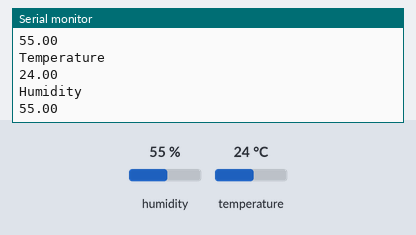
Simulated run of this sketch. Board: Arduino Uno, built with avr-gcc and run on an emulated ATmega328P. On the bench: the last lines printed to the serial monitor. The test bench sets the inputs (shaded band); at power-on: humidity 55 %, temperature 24 °C.

Above: at 2.8 s.
2.9 s: humidity set to 22 %
At 4.33 s:
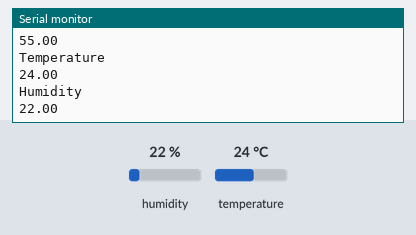
5.6 s: temperature set to 12 °C
At 6.34 s:
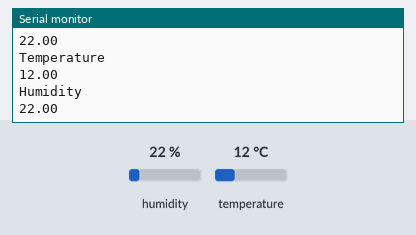
8.3 s: humidity set to 40 %
At 10.36 s:
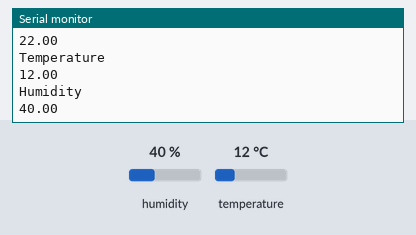
Timing chart, 0 to 11.9 s (numbered marks = the images above; inputs shaded):
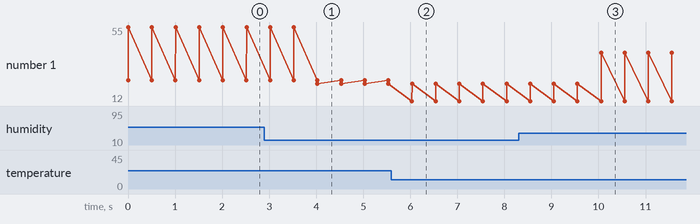

Measured:
- after the input at 2.9 s, the serial monitor: prints a new line after 1.1 s (image 1)
- after the input at 5.6 s, the serial monitor: prints a new line after 0.44 s (image 2)
- after the input at 8.3 s, the serial monitor: prints a new line after 1.8 s (image 3)
- plotted number 1: 55 → 22 after the input at 2.9 s, 22 → 40 after the input at 8.3 s

The sketch:

3_temp_sensor.ino
```cpp
#include "DHT.h"
DHT dht2(2,DHT22);
void setup() {

  Serial.begin(115200);

}

void loop() {
    Serial.println("Temperature");
    Serial.println((dht2.readTemperature()));
    Serial.println("Humidity");
    Serial.println((dht2.readHumidity()));
    delay(500);

}
```
